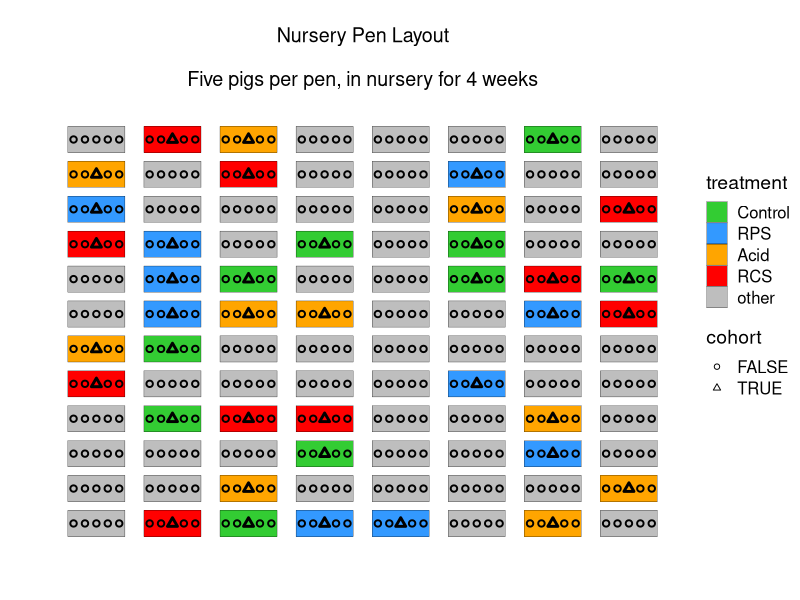
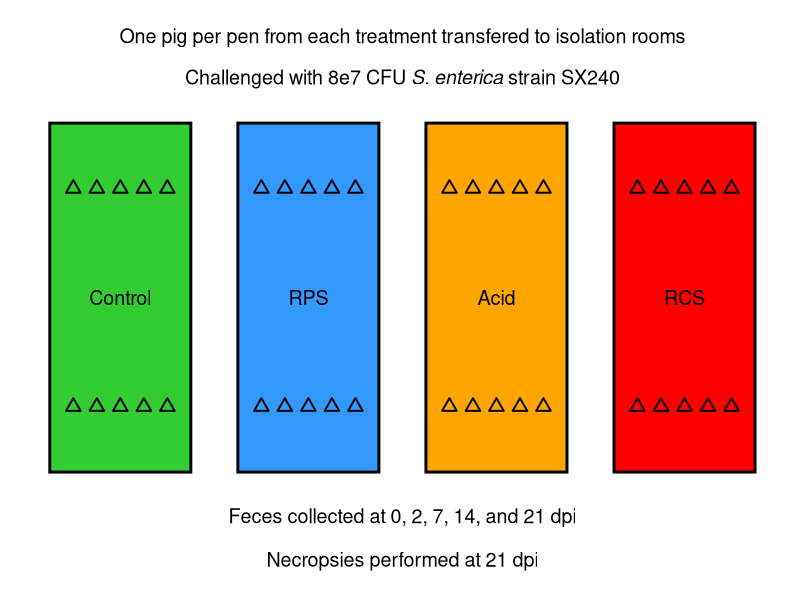
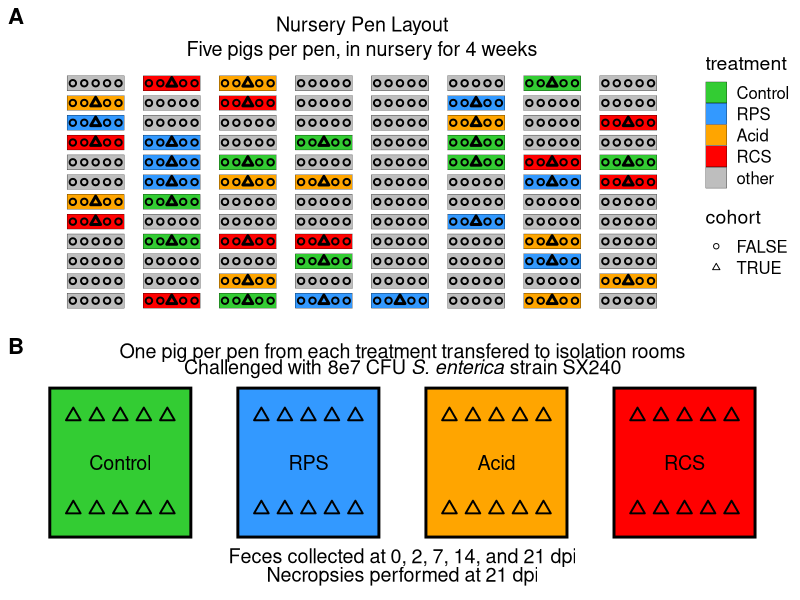
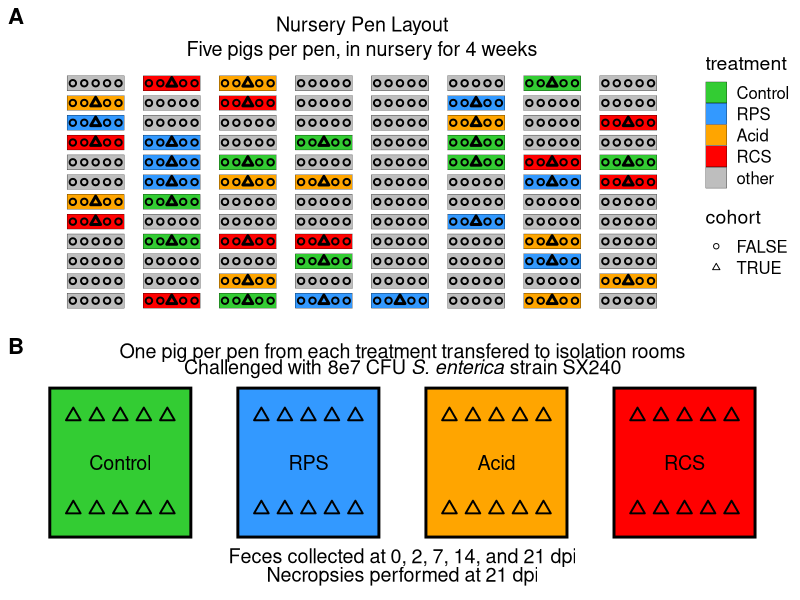

The R script that drew these images, in order:
library(cowplot)
library(tidyverse)
pens <- read_csv('FS12_all_treatments.csv') %>% select(pen, treatment) %>% unique() %>% arrange(pen)

unique(pens$treatment)

pens <- 
  pens %>%
  mutate(treatment=ifelse(treatment %in% c('Control', 'RPS', 'Acid', 'RCS'), treatment, 'other'), 
         xpos=rep(c(1,2,3,4,5,6,7,8), each=12), 
         ypos=rep(c(1,2,3,4,5,6,7,8,9,10,11,12), times=8), 
         treatment = factor(treatment ,levels = c('Control', 'RPS', 'Acid', 'RCS', 'other')))


pens %>% mutate(cohort=ifelse(treatment != 'other', TRUE, FALSE))

pigpen <- 
  tibble(
  pignum=1:(96*5), 
  pen=rep(1:96, each=5), 
  cohort=rep(c(F,F,T,F,F), times=96), 
  pignumpen=rep(1:5, times=96),
  pos_adj=rep(c(-.3,-.15,0,.15,.3), times=96)) %>% 
  left_join(pens) %>% 
  mutate(xpigpos=xpos + pos_adj) %>% 
  mutate(cohort=ifelse(treatment == 'other', F, cohort), 
         strk=ifelse(cohort, 1.5,1))
pigpen

rep(c(1,1,1.5,1,1), times=96)

p1 <- 
  pens %>%
  ggplot() +
  geom_tile(aes(x=xpos, y=ypos, fill=treatment),width=.75, height=.75, color='black') + 
  geom_point(data=pigpen, aes(x=xpigpos, y=ypos, shape=cohort, stroke=strk))+
  scale_shape_manual(values = c(21,24))+
  scale_fill_manual(values=c('#33CC33', '#3399FF', 'orange', 'red', 'grey', 'purple')) + 
  ylab('')+ xlab('') + theme_cowplot()+
  theme(axis.text = element_blank(), 
        axis.ticks = element_blank(),
        axis.line = element_blank()) + 
  annotate('text', x=4.5, y=15, label='Nursery Pen Layout', size=5)+
  annotate('text', x=4.5, y=13.75, label='Five pigs per pen, in nursery for 4 weeks', size=5)
  # ggtitle('Nursery Pen Layout', 'five pigs per pen, in Nursery for 4 weeks')

p1




#####

room_tibble <- 
  tibble(
    room=c(1:4), 
    xpos=c(0,2,4,6), 
    ypos=c(0,0,0,0), 
    treatment = factor(c('Control', 'RPS', 'Acid', 'RCS') ,levels = c('Control', 'RPS', 'Acid', 'RCS'))
  )

room_tibble

pig_room_tibble <- 
  tibble(
    room=rep(1:4, each=10), 
    xpos_adj=rep(c(-.5,-.5,-.25,-.25,0,0,.25,.25,.5,.5), times=4),
    ypos_adj=rep(c(rep(c(.25,-.25), times=20))),
    pignum_room=rep(1:10, times=4)
  ) %>% left_join(room_tibble) %>% 
  mutate(xpos=xpos+xpos_adj, 
         ypos=ypos+ypos_adj)

library(ggtext)


p2 <- 
  pig_room_tibble %>%
  ggplot()+
  geom_tile(data=room_tibble, aes(x=xpos, y=ypos, fill=treatment),color='black', width=1.5, height=.8, size=1)+
  geom_point(aes(x=xpos, y=ypos,fill=treatment), shape=24, size=3, stroke=1) +
  geom_text(data = room_tibble, aes(label=treatment, y=ypos, x=xpos), size=5)+
  annotate(geom='text', x=3, y=.6,size=5, label='One pig per pen from each treatment transfered to isolation rooms')+
  annotate(geom='richtext', x=3, y=.5,size=5, label='Challenged with 8e7 CFU <i>S. enterica</i> strain SX240', fill = NA, label.color = NA,)+
  annotate(geom='text', x=3, y=-.5,size=5, label='Feces collected at 0, 2, 7, 14, and 21 dpi')+
  annotate(geom='text', x=3, y=-.6,size=5, label='Necropsies performed at 21 dpi')+
  
  scale_fill_manual(values=c('#33CC33', '#3399FF', 'orange', 'red', 'grey', 'purple'))  + 
  theme_cowplot() +
  theme(axis.text = element_blank(), 
        axis.title = element_blank(), 
        axis.line = element_blank(), 
        axis.ticks = element_blank(), 
        legend.position = 'none')
  # xlim(-1,7)+
  # ylim(-1,1) +
p2
# label="P(italic(i))==8~italic(i)", parse=TRUE



mfig <- ggdraw()+
  draw_plot(p1, 0,.4,1,.6)+
  draw_plot(p2, 0,0,1,.45)+
  draw_plot_label(x=c(0,0), y=c(1,.45), label = c('A', 'B'))
mfig





ggsave(mfig,
       filename = './output/figure1.jpeg',
       width = 180,
       height = 180,
       device = 'jpeg',
       dpi = 300,
       units = 'mm')
